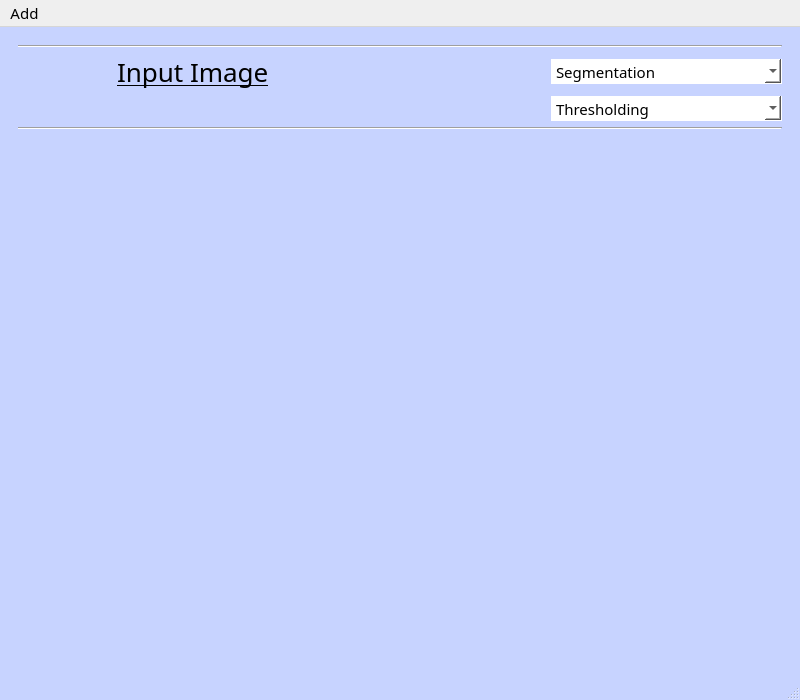
<?xml version="1.0" encoding="UTF-8"?>
<ui version="4.0">
 <class>MainWindow</class>
 <widget class="QMainWindow" name="MainWindow">
  <property name="geometry">
   <rect>
    <x>0</x>
    <y>0</y>
    <width>800</width>
    <height>700</height>
   </rect>
  </property>
  <property name="minimumSize">
   <size>
    <width>800</width>
    <height>700</height>
   </size>
  </property>
  <property name="maximumSize">
   <size>
    <width>800</width>
    <height>16777215</height>
   </size>
  </property>
  <property name="windowTitle">
   <string>MainWindow</string>
  </property>
  <property name="styleSheet">
   <string notr="true">*{
font-family:century gothic;
font-size:15px
}
/*QSlider::groove:horizontal {
                border: 1px solid #999999;
                height: 32px;
				background-color: white;
                 }
            QSlider::handle:horizontal {
                background: qlineargradient(x1:0, y1:0, x2:1, y2:1, stop:0 #b4b4b4, stop:1 #8f8f8f);
                border: 1px solid #5c5c5c;
                width: 5px;
                margin: -20px 0;
                border-radius: 3px;}*/
QSlider::handle:horizontal{background-color:#979797}
            
ImageView{
border-radius:100px;}
QMainWindow{
background-color: #C7D3FF;
}
QComboBox{
background-color:white;
border-top:none;}
QMenu{
background-color:#BCD0FF;
}
QLabel{
font-size:18px}
QLabel#label{font-size:26px; text-decoration:underline;}
QLabel#label_2{font-size:26px; text-decoration:underline;}
QLabel#label_3{font-size:26px; text-decoration:underline;}
QLabel#label_4{font-size:26px;  text-decoration:underline;}
</string>
  </property>
  <widget class="QWidget" name="centralwidget">
   <layout class="QGridLayout" name="gridLayout_2">
    <item row="0" column="0">
     <widget class="QWidget" name="gridWidget" native="true">
      <property name="minimumSize">
       <size>
        <width>500</width>
        <height>0</height>
       </size>
      </property>
      <layout class="QGridLayout" name="gridLayout">
       <item row="3" column="0" colspan="3">
        <widget class="Line" name="line_4">
         <property name="orientation">
          <enum>Qt::Horizontal</enum>
         </property>
        </widget>
       </item>
       <item row="4" column="0">
        <widget class="QLabel" name="label_2">
         <property name="minimumSize">
          <size>
           <width>350</width>
           <height>0</height>
          </size>
         </property>
         <property name="text">
          <string/>
         </property>
        </widget>
       </item>
       <item row="1" column="0" alignment="Qt::AlignHCenter">
        <widget class="QLabel" name="label">
         <property name="text">
          <string>Input Image</string>
         </property>
        </widget>
       </item>
       <item row="0" column="0" colspan="3">
        <widget class="Line" name="line_7">
         <property name="orientation">
          <enum>Qt::Horizontal</enum>
         </property>
        </widget>
       </item>
       <item row="4" column="1" colspan="2">
        <widget class="QLabel" name="label_3">
         <property name="minimumSize">
          <size>
           <width>350</width>
           <height>0</height>
          </size>
         </property>
         <property name="maximumSize">
          <size>
           <width>350</width>
           <height>16777215</height>
          </size>
         </property>
         <property name="text">
          <string/>
         </property>
        </widget>
       </item>
       <item row="1" column="2">
        <widget class="QComboBox" name="comboBox">
         <property name="minimumSize">
          <size>
           <width>0</width>
           <height>25</height>
          </size>
         </property>
         <property name="editable">
          <bool>false</bool>
         </property>
         <property name="currentText">
          <string>Segmentation</string>
         </property>
         <item>
          <property name="text">
           <string>Segmentation</string>
          </property>
         </item>
         <item>
          <property name="text">
           <string>RGB to LUV</string>
          </property>
         </item>
         <item>
          <property name="text">
           <string>K-Mean Segmentation</string>
          </property>
         </item>
         <item>
          <property name="text">
           <string>Region Growing Segmentation</string>
          </property>
         </item>
         <item>
          <property name="text">
           <string>Agglomerative Segmentation</string>
          </property>
         </item>
         <item>
          <property name="text">
           <string>Mean Shift Segmentation</string>
          </property>
         </item>
        </widget>
       </item>
       <item row="2" column="2">
        <widget class="QComboBox" name="comboBox_2">
         <property name="editable">
          <bool>false</bool>
         </property>
         <item>
          <property name="text">
           <string>Thresholding</string>
          </property>
         </item>
         <item>
          <property name="text">
           <string>Local Optimal Thresholding</string>
          </property>
         </item>
         <item>
          <property name="text">
           <string>Local Otsu Thresholding</string>
          </property>
         </item>
         <item>
          <property name="text">
           <string>Optimal Thresholding</string>
          </property>
         </item>
         <item>
          <property name="text">
           <string>Otsu Thresholding</string>
          </property>
         </item>
         <item>
          <property name="text">
           <string>Spectral Thresholding</string>
          </property>
         </item>
        </widget>
       </item>
      </layout>
     </widget>
    </item>
   </layout>
  </widget>
  <widget class="QMenuBar" name="menubar">
   <property name="geometry">
    <rect>
     <x>0</x>
     <y>0</y>
     <width>800</width>
     <height>26</height>
    </rect>
   </property>
   <widget class="QMenu" name="menuAdd">
    <property name="title">
     <string>Add</string>
    </property>
    <addaction name="openFirstImg"/>
    <addaction name="openSecondImg"/>
   </widget>
   <addaction name="menuAdd"/>
  </widget>
  <widget class="QStatusBar" name="statusbar"/>
  <action name="openFirstImg">
   <property name="text">
    <string>Add First Image</string>
   </property>
   <property name="shortcut">
    <string>Ctrl+1</string>
   </property>
  </action>
  <action name="openSecondImg">
   <property name="text">
    <string>Add Second Image</string>
   </property>
   <property name="shortcut">
    <string>Ctrl+2</string>
   </property>
  </action>
 </widget>
 <tabstops>
  <tabstop>comboBox</tabstop>
 </tabstops>
 <resources/>
 <connections/>
</ui>
